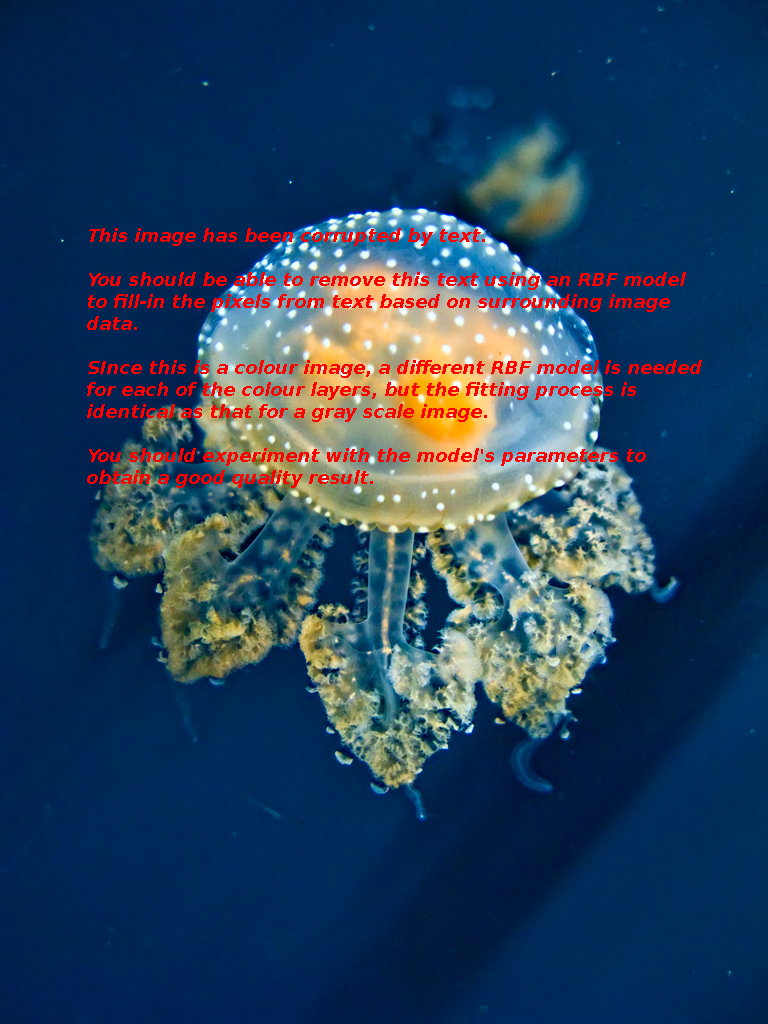
#> input picture Amazing_jellyfish_corrupted_by_text.tif, 768 x 1024 px
$ python rbf_image_impainting.py   (older library calls are emulated)
#> lines starting #> are read from the running program, lines starting #| are printed output that depends on the picture
### rbf_regression.py
"""
CSCC11 - Introduction to Machine Learning, Winter 2020, Assignment 1
B. Chan, S. Wei, D. Fleet
"""

import numpy as np

class RBFRegression():
    def __init__(self, centers, widths):
        """ This class represents a radial basis function regression model.

        TODO: You will need to implement the methods of this class:
        - predict(X): ndarray -> ndarray
        - fit_with_l2_regularization(train_X, train_Y, l2_coef): ndarray, float -> None

        Args:
        - centers (ndarray (Shape: (K, 2))): A Kx2 matrix corresponding to the
                                           centers of the 2D radial basis functions.
                                           NOTE: This determines the number of parameters.
        - widths (ndarray (Shape: (K, 1))): A K-column vector corresponding to the
                                            widths of the radial basis functions.
                                            NOTE: We are assuming the function is isotropic.
        """
        assert centers.shape[0] == widths.shape[0], f"The number of centers and widths must match. (Centers: {centers.shape[0]}, Widths: {widths.shape[0]})"
        assert centers.shape[1] == 2, f"Each center should have two components. (Centers: {centers.shape[1]})"
        assert widths.shape[1] == 1, f"Each width should have one component. (Widths: {widths.shape[1]})"
        self.centers = centers
        self.widths = widths
        self.K = centers.shape[0]

        # Remember that we have K weights and 1 bias.
        self.parameters = np.ones((self.K + 1, 1), dtype=np.float)

    def _rbf_2d(self, X, rbf_i):
        """ This private method computes the output of the i'th 2D radial basis function given the inputs.
        Args:
        - X (ndarray (Shape: (N, 2))): A Nx2 matrix consisting N 2D input data.
        - rbf_i (int): The i'th radial basis function. NOTE: 0 <= rbf_i < K

        Output:
        - ndarray (Shape: (N, 1)): A N-column vector consisting N scalar output data.
        """
        assert 0 <= rbf_i < self.K

        # Retrieve the center and the width of the radial basis function
        rbf_center = self.centers[[rbf_i]]
        rbf_width = self.widths[[rbf_i]]

        # Compute the squared difference between X and the RBF center
        X_diff = np.sum(np.square(X - rbf_center), axis=1, keepdims=True)

        # Compute the RBF output
        z = np.exp(-X_diff / (2 * np.square(rbf_width)))
        return z

    # [30 lines left out: function predict, not called in this run]
        # ====================================================

    def fit_with_l2_regularization(self, train_X, train_Y, l2_coef):
        """ This method fits the model parameters, given the training inputs and outputs.

        Recall that the optimal parameters are:
        parameters = (X^{T}X)^{-1}X^{T}Y

        TODO: You will need to replace self.parameters to the optimal parameters. Remember that the shape
              of the self.parameters is (K + 1, 1), where the first entry is the bias

        NOTE: Do not forget that we are using radial basis functions!

        Args:
        - train_X (ndarray (shape: (N, 2))): A Nx2 matrix consisting N 2D training inputs.
        - train_Y (ndarray (shape: (N, 1))): A N-column vector consisting N scalar training outputs.
        """
        assert train_X.shape[0] == train_Y.shape[0], f"Number of inputs and outputs are different. (train_X: {train_X.shape[0]}, train_Y: {train_Y.shape[0]})"
        assert train_X.shape[1] == 2, f"Each input should contain two components. Got: {train_X.shape[1]}"
        assert train_Y.shape[1] == 1, f"Each output should contain 1 component. Got: {train_Y.shape[1]}"

        # ====================================================
        N = train_X.shape[0]
        B = np.ones((N, self.K + 1))
        for rbf in range(self.K):
            B[:, rbf + 1] = np.transpose(self._rbf_2d(train_X, rbf))
        self.parameters = np.inv(np.transpose(B)@B + l2_coef*np.eye(N)) @ np.transpose(B) @ train_Y
        # ====================================================
        assert self.parameters.shape == (self.K + 1, 1)


# [21 lines that do not run on import are left out]

### rbf_image_impainting.py
"""
CSCC11 - Introduction to Machine Learning, Winter 2020, Assignment 1
B. Chan, S. Wei, D. Fleet (Originally by: F. Estrada)

This script performs image inpainting using RBF regression.
You can specify the colour to be filled in.
For example, you may want to refill the colour red (i.e. rgb = (255, 0, 0)).

In particular, this script does the following:
1. User chooses a colour to fill in (the red text in this case)
2. Iterate through each patch (The image is partitioned into disjoint patches)
    2.1: Identify pixels that are similar to the fill in pixel (euclidean distance).
    2.2: Train RBF using the different pixels. This will give us the weights for each basis function.
    2.3: Evaluate RBF by filling in the similar pixels using the weights trained.

NOTE: We assume all radial basis functions are equally spaced, with the same widths.
      This is not always the case.
"""

import matplotlib.image as mpimg
import numpy as np
import os

from rbf_regression import RBFRegression

def RBF_image_inpainting(image_name, fill_rgb, spacing, width, l2_coef, patch_size=25, tolerance=0.1):
    """ This performs image inpainting using RBF regression.
    Args:
    - image_name (str): The name of the image to be inpainted.
    - fill_rgb (list of 3 ints): The colour to be filled in RGB. NOTE: len(fill_rgb) == 3.
    - spacing (int): The spacing between each radial basis function center. NOTE: 1 <= spacing <= 9.
    - width (float): The width of the radial basis functions. NOTE: 1 <= width <= 2 * spacing.
    - l2_coef (float): The lambda term controlling the amount of regularization.
    - patch_size (int): The size of each image patch. NOTE: 1 <= patch_size
    - tolerance (float): The tolerance of treating the specified colour and fill in colour as similar.
    """
#> called with image_name = 'Amazing_jellyfish_corrupted_by_text.tif', fill_rgb = array of shape (3,), spacing = 3, width = 2, l2_coef = 0.5, patch_size = 25, tolerance = 0.1
    assert os.path.isfile(image_name), f"The image file {image_name} does not exist."
    assert len(fill_rgb) == 3 and all([0 <= element <= 255 for element in fill_rgb]), f"fill_rgb must be a list of 3 integers. Got: {fill_rgb}"
    assert 1 <= spacing <= 9, f"spacing must be between 1 and 9. Got: {spacing}"
    assert 1 <= width <= 2 * spacing, f"width must be between 1 and {2 * spacing}. Got: {width}"
    assert 1 <= patch_size, f"patch_size must be at least 1. Got: {patch_size}"

    CENTER_SPACING = spacing
    PATCH_SIZE = patch_size
    TOL = tolerance

    fill_rgb = fill_rgb.astype(np.float) / 255

    # Read Images
    im = mpimg.imread(image_name)
#> im is the input picture: shape (1024, 768, 3); mean R, G, B 37.6, 64.5, 93.4
    im = im.astype(np.float) / 255
    im_rec = im

    # Iterate through image patches
    # i corresponds to left-to-right
    # j corresponds to up-to-down
    for i in range(CENTER_SPACING+1,im.shape[1]-(PATCH_SIZE+CENTER_SPACING)+1,PATCH_SIZE):
        for j in range(CENTER_SPACING+1,im.shape[0]-(PATCH_SIZE+CENTER_SPACING)+1,PATCH_SIZE):
            # Splat RBFs over this image patch
            [XX,YY]=np.meshgrid(list(range(i-CENTER_SPACING,i+PATCH_SIZE+CENTER_SPACING+1,CENTER_SPACING)),
                                list(range(j-CENTER_SPACING,j+PATCH_SIZE+CENTER_SPACING+1,CENTER_SPACING)))

            # Construct the centers and the widths of RBFs
            # NOTE: We assume all centers are spreadout evenly and all widths to be the same
            centers = np.array((XX.flatten(), YY.flatten()), dtype=np.float).T
            num_centers = centers.shape[0]
            widths = np.ones(shape=(num_centers, 1), dtype=np.float) * width

            # Construct one model for each colour channel
            # Training is done below.
            red_model = RBFRegression(centers=centers, widths=widths)
            green_model = RBFRegression(centers=centers, widths=widths)
            blue_model = RBFRegression(centers=centers, widths=widths)

            # Grid of pixel coordinates helps to find the coordinates of pixels that we will fill in
            [XX,YY] = np.meshgrid(list(range(i,i+PATCH_SIZE+1)),list(range(j,j+PATCH_SIZE+1)))
            Pfill = np.array([XX.reshape(-1,order='F'), YY.reshape(-1,order='F')])
            patch_fill=im[j-1:j+PATCH_SIZE, i-1:i+PATCH_SIZE]

            # Uses squared distance to find indcies to be filled
            ref = patch_fill - fill_rgb
            ref = np.power(ref,2)
            ref = np.sum(ref,2)
            index_fill = np.argwhere(ref<=TOL)
            idx_fill = np.sort(index_fill[:,1]*ref.shape[0]+index_fill[:,0])

            # Grid of pixel coordinates helps to find the coordinates of pixels that we will use to train the RBF models
            [XX,YY] = np.meshgrid(list(range(i-CENTER_SPACING,i+PATCH_SIZE+CENTER_SPACING+1)),
                                  list(range(j-CENTER_SPACING,j+PATCH_SIZE+CENTER_SPACING+1)))
            P = np.array([XX.reshape(-1,order='F'), YY.reshape(-1,order='F')])

            patch=im[j-CENTER_SPACING-1:j+PATCH_SIZE+CENTER_SPACING, i-CENTER_SPACING-1:i+PATCH_SIZE+CENTER_SPACING]

            # Uses squared distance to find training data indicies
            ref = patch - fill_rgb
            ref = np.power(ref,2)
            ref = np.sum(ref,2)
            index_data = np.argwhere(ref>TOL)
            idx_data = np.sort(index_data[:,1]*ref.shape[0]+index_data[:,0])

            # If there are pixels that need to be filled, then we try to train the models and fill.
            # Otherwise, we use the original patch
            if (idx_fill.size>0):
                print('Reconstructing patch at selected color')
                if(idx_data.size <= num_centers):
                    print('Not enough pixels to estimate RBF model! copying patch\n')
                    patch_rec = patch_fill
                else:
                    # Valid locations for sampling pixels
                    PP = P[:,idx_data]

                    # Reconstruct each colour layer using a separate RBF model
                    # Red channel
                    patch_R=patch[:,:,0]
                    z_R = patch_R.reshape(patch_R.size,1, order='F')
                    z_R = z_R[idx_data]
                    red_model.fit_with_l2_regularization(PP.T, z_R, l2_coef)

                    #Green channel
                    patch_G=patch[:,:,1]
                    z_G = patch_G.reshape(patch_G.size,1, order='F')
                    z_G = z_G[idx_data]
                    green_model.fit_with_l2_regularization(PP.T, z_G, l2_coef)

                    #Blue channel
                    patch_B=patch[:,:,2]
                    z_B = patch_B.reshape(patch_B.size,1, order='F')
                    z_B = z_B[idx_data]
                    blue_model.fit_with_l2_regularization(PP.T, z_B, l2_coef)

                    # Reconstruct pixel values at fill-in locations
                    PP = Pfill[:,idx_fill].T
                    fill_R = red_model.predict(PP)
                    fill_G = green_model.predict(PP)
                    fill_B = blue_model.predict(PP)

                    # Assemble reconstructed patch
                    patch_rec=patch_fill
                    pr_R=patch_rec[:,:,0]
                    pr_G=patch_rec[:,:,1]
                    pr_B=patch_rec[:,:,2]
                    pr_R[index_fill[:,0],index_fill[:,1]]=np.squeeze(np.asarray(fill_R))
                    pr_G[index_fill[:,0],index_fill[:,1]]=np.squeeze(np.asarray(fill_G))
                    pr_B[index_fill[:,0],index_fill[:,1]]=np.squeeze(np.asarray(fill_B))
                    patch_rec[:,:,0]=pr_R
                    patch_rec[:,:,1]=pr_G
                    patch_rec[:,:,2]=pr_B
            else:
                print('Copying patch at %d--%d\n'%(i,j))
                patch_rec=patch_fill
            im_rec[j-1:j+PATCH_SIZE,i-1:i+PATCH_SIZE]=patch_rec
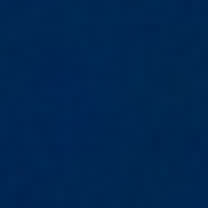
#> patch_rec: shape (26, 26, 3) float64 (shown 8 times larger); mean R, G, B 0.00154, 0.153, 0.322

    return np.round(im_rec,4)


if __name__ == "__main__":
    import matplotlib.pyplot as plt
    image_name = 'Amazing_jellyfish_corrupted_by_text.tif'

    # The color need to be filled, you could modify it to suit your own test cases
    # The array specifies the RGB, integers ranging from 0 to 255.
    fill_rgb = np.array([255, 0, 0])
    spacing = 3
    width = 2
    l2_coef = 0.5

#> (the run stopped early here; a loop or call above may not have finished)
